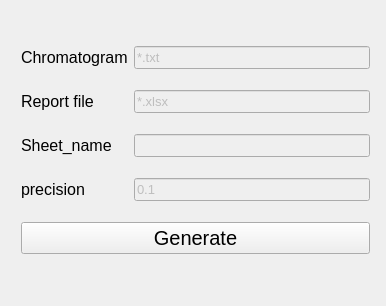
<?xml version="1.0" encoding="UTF-8"?>
<ui version="4.0">
 <class>MainWindow</class>
 <widget class="QMainWindow" name="MainWindow">
  <property name="geometry">
   <rect>
    <x>0</x>
    <y>0</y>
    <width>386</width>
    <height>306</height>
   </rect>
  </property>
  <property name="windowTitle">
   <string>MainWindow</string>
  </property>
  <widget class="QWidget" name="centralWidget">
   <widget class="QWidget" name="layoutWidget">
    <property name="geometry">
     <rect>
      <x>10</x>
      <y>20</y>
      <width>371</width>
      <height>261</height>
     </rect>
    </property>
    <layout class="QGridLayout" name="gridLayout">
     <item row="0" column="0">
      <widget class="QLabel" name="label">
       <property name="font">
        <font>
         <pointsize>12</pointsize>
        </font>
       </property>
       <property name="text">
        <string>Chromatogram</string>
       </property>
      </widget>
     </item>
     <item row="0" column="1">
      <widget class="QLineEdit" name="lineEdit_chrom">
       <property name="enabled">
        <bool>false</bool>
       </property>
       <property name="font">
        <font>
         <pointsize>10</pointsize>
        </font>
       </property>
       <property name="text">
        <string>*.txt</string>
       </property>
      </widget>
     </item>
     <item row="1" column="0">
      <widget class="QLabel" name="label_2">
       <property name="font">
        <font>
         <pointsize>12</pointsize>
        </font>
       </property>
       <property name="text">
        <string>Report file</string>
       </property>
      </widget>
     </item>
     <item row="1" column="1">
      <widget class="QLineEdit" name="lineEdit_report">
       <property name="enabled">
        <bool>false</bool>
       </property>
       <property name="font">
        <font>
         <pointsize>10</pointsize>
        </font>
       </property>
       <property name="text">
        <string>*.xlsx</string>
       </property>
      </widget>
     </item>
     <item row="2" column="0">
      <widget class="QLabel" name="label_3">
       <property name="font">
        <font>
         <pointsize>12</pointsize>
        </font>
       </property>
       <property name="text">
        <string>Sheet_name</string>
       </property>
      </widget>
     </item>
     <item row="2" column="1">
      <widget class="QLineEdit" name="lineEdit_sheet">
       <property name="enabled">
        <bool>false</bool>
       </property>
       <property name="font">
        <font>
         <pointsize>10</pointsize>
        </font>
       </property>
       <property name="text">
        <string/>
       </property>
      </widget>
     </item>
     <item row="3" column="0">
      <widget class="QLabel" name="label_18">
       <property name="font">
        <font>
         <pointsize>12</pointsize>
        </font>
       </property>
       <property name="text">
        <string>precision</string>
       </property>
      </widget>
     </item>
     <item row="3" column="1">
      <widget class="QLineEdit" name="lineEdit_prec">
       <property name="enabled">
        <bool>false</bool>
       </property>
       <property name="font">
        <font>
         <pointsize>10</pointsize>
        </font>
       </property>
       <property name="text">
        <string>0.1</string>
       </property>
      </widget>
     </item>
     <item row="4" column="0" colspan="2">
      <widget class="QPushButton" name="pushButton">
       <property name="font">
        <font>
         <pointsize>15</pointsize>
        </font>
       </property>
       <property name="text">
        <string>Generate</string>
       </property>
      </widget>
     </item>
    </layout>
   </widget>
  </widget>
 </widget>
 <layoutdefault spacing="6" margin="11"/>
 <resources/>
 <connections/>
</ui>
